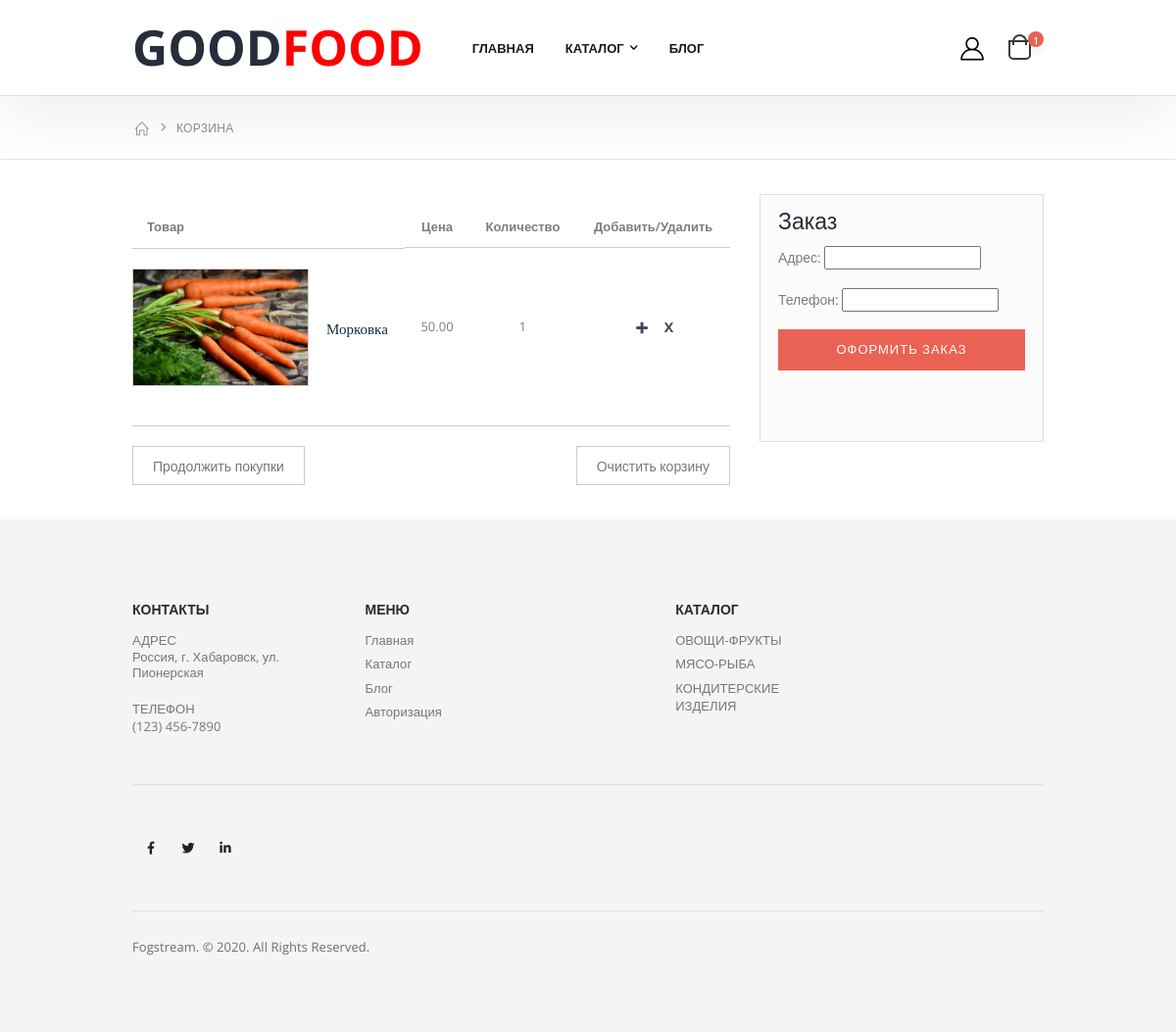
Page /cart/1/ on the committed database.
### shop/models.py (models this page shows, shortened)
class Product(models.Model):
    name = models.CharField(max_length=30)
    price = models.DecimalField(decimal_places=2, max_digits=6)
    description = models.TextField()
    category = models.ForeignKey('Category', on_delete=models.CASCADE)
    chosen = models.BooleanField(default=False)
    slider = models.BooleanField(default=False)

class Image(models.Model):
    image = models.ImageField(upload_to='images')
    product = models.ForeignKey('Product', on_delete=models.CASCADE)

### shop/views.py (the view, shortened to what this page needs)
# urls.py: path('cart/<int:product_id>/', views.cart, name='cart'),
def cart(request, product_id=None):
    form = OrderCreateForm
    if product_id:
        if not 'cart' in request.session:
            request.session['cart'] = {}
        request.session['cart'][str(product_id)] = 1
        request.session.modified = True
        cart_products = Product.objects.filter(pk__in=request.session['cart'])
        cart = request.session['cart']
    return render(request, 'cart.html',
                  {'cart_products': cart_products, 'cart': cart, 'form': form})

### shop/templatetags/custom_tags.py (called while the page is built)
@register.filter
def get_item(dictionary, key):
    key = str(key)
    return dictionary.get(key)

### templates/cart.html (shortened to what this page needs)
{% extends "index.html" %}
{% load static %}
{% load custom_tags %}
{% block content %}
        <main class="main">
            <nav aria-label="breadcrumb" class="breadcrumb-nav">
                <div class="container">
                    <ol class="breadcrumb">
                        <li class="breadcrumb-item"><a href="#"><i class="icon-home"></i></a></li>
                        <li class="breadcrumb-item active" aria-current="page">Корзина</li>
                    </ol>
                </div>
            </nav>
            <div class="container">
                <div class="row">
                    <div class="col-lg-8">
                        <div class="cart-table-container">
                            <table class="table table-cart">
                                <thead>
                                    <tr>
                                        <th class="product-col">Товар</th>
                                        <th class="price-col">Цена</th>
                                        <th class="qty-col">Количество</th>
                                        <th>Добавить/Удалить</th>
                                    </tr>
                                </thead>
                                <tbody>
                                    {% for element in cart_products %}
                                    <tr class="product-row">
                                        <td class="product-col">
                                            <figure class="product-image-container">
                                                <a href="{% url 'shop:product' element.id %}" class="product-image">
                                                    <img src="{{ element.image_set.first.image.url }}" alt="product">
                                                </a>
                                            </figure>
                                            <h2 class="product-title">
                                                <a href="{% url 'shop:product' element.id %}">{{ element.name }}</a>
                                            </h2>
                                        </td>
                                        <td>{{ element.price }}</td>
                                        <td>{{ cart|get_item:element.id }}</td>
                                        <td>
                                            <div>
                                                <a href="{% url 'shop:cart_add' element.id %}" title="Edit product" class="btn-edit"><span class="sr-only">Add</span><i class="icon-plus"></i></a>
                                                <a href="{% url 'shop:cart_remove' element.id %}" title="Remove product" class="btn-remove"><span class="sr-only">Remove</span></a>
                                            </div>
                                        </td>
                                    </tr>
                                    {% endfor %}
                                    <tr class="product-action-row">
                                        <td colspan="4" class="clearfix">
                                        </td>
                                    </tr>
                                </tbody>
                                <tfoot>
                                    <tr>
                                        <td colspan="4" class="clearfix">
                                            <div class="float-left">
                                                <a href="{% url 'shop:catalog' %}" class="btn btn-outline-secondary">Продолжить покупки</a>
                                            </div>
                                            <div class="float-right">
                                                <a href="{% url 'shop:cart_clear' %}" class="btn btn-outline-secondary btn-clear-cart">Очистить корзину</a>
                                            </div>
                                        </td>
                                    </tr>
                                </tfoot>
                            </table>
                        </div>
                    </div>
                    <div class="col-lg-4">
                        <div class="cart-summary">
                            <h3>Заказ</h3>
                            <form action="{% url 'shop:order' %}" method="post" class="order-form">
                                {{ form.as_p }}
                                <p><input class="btn btn-block btn-sm btn-primary" type="submit" value="Оформить заказ"></p>
                            </form>
                        </div>
                    </div>
                </div>
            </div>
        </main>
{% endblock content %}

### rows in the picture
Product: image_set.first.image (picture), name "Морковка", price "50.00", id "1"

### other values in the picture
{{ cart|length }} "1"
